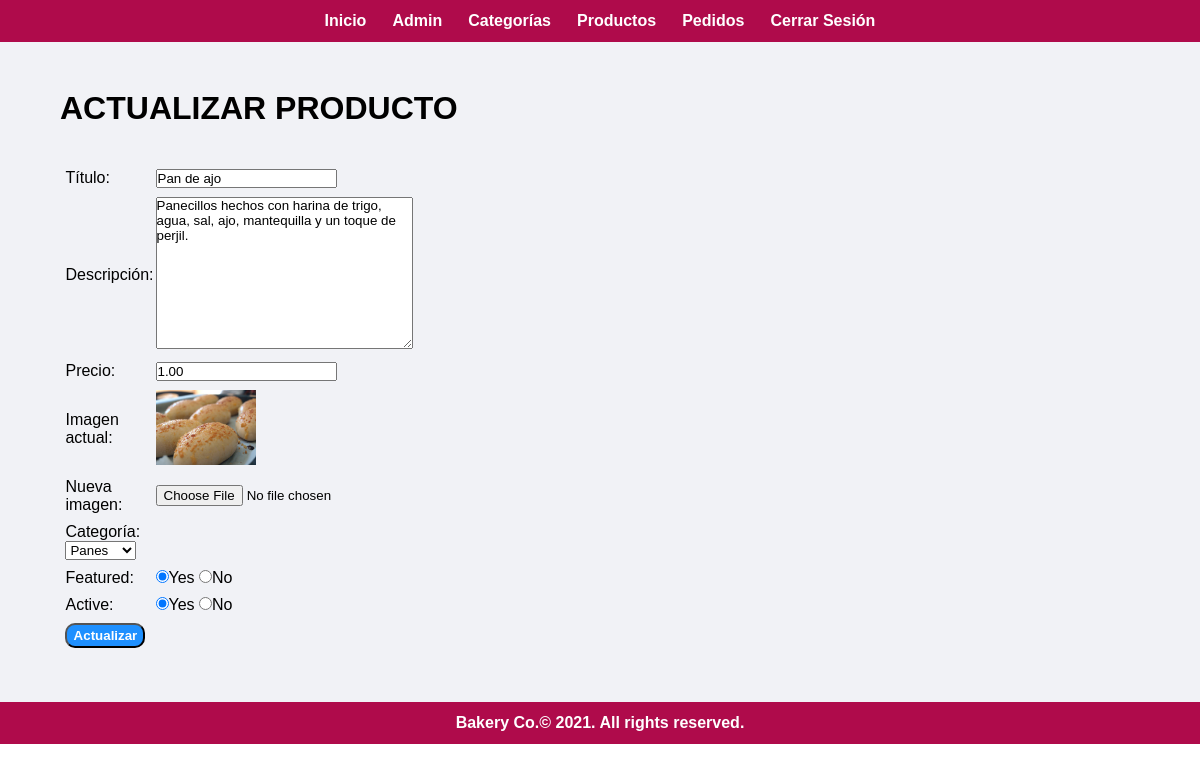
/admin/update-food.php?id=9 (signed in), run on the app's committed database.
### tables this page shows
CREATE TABLE IF NOT EXISTS `tbl_food` (
  `id` int(10) UNSIGNED NOT NULL AUTO_INCREMENT,
  `title` varchar(100) NOT NULL,
  `description` text NOT NULL,
  `price` decimal(10,2) NOT NULL,
  `image_name` varchar(255) NOT NULL,
  `category_id` int(10) UNSIGNED NOT NULL,
  `featured` varchar(10) NOT NULL,
  `active` varchar(10) NOT NULL,
  PRIMARY KEY (`id`)
);

CREATE TABLE IF NOT EXISTS `tbl_category` (
  `id` int(10) UNSIGNED NOT NULL AUTO_INCREMENT,
  `title` varchar(100) NOT NULL,
  `image_name` varchar(255) NOT NULL,
  `featured` varchar(10) NOT NULL,
  `active` varchar(10) NOT NULL,
  PRIMARY KEY (`id`)
);

### admin/update-food.php (the view, shortened to what this page needs)
<?php include ('partials/menu.php');?>
<div class="main-content">
    <div class="wrapper">
        <h1>ACTUALIZAR PRODUCTO</h1>
<?php
    $id=$_GET['id'];
    $sql_get = "SELECT * FROM tbl_food WHERE id=$id";
    $res_get = mysqli_query($con, $sql_get);
    if($res_get == true){
    $count = mysqli_num_rows($res_get);
        if($count==1){
        $row = mysqli_fetch_assoc($res_get);
        $title = $row ['title'];
        $description = $row ['description'];
        $price = $row ['price'];
        $current_image = $row['image_name'];
        $current_category = $row ['category_id'];
        $featured = $row['featured'];
        $active = $row['active'];
        }else{
        header('location'.SITEURL.'admin/manage-food.php');
        }
    }
?>
<form action="" method="POST" enctype="multipart/form-data">
    <table class="tbl-30">
    <tr>
        <td><label>Título:</label></td>
        <td><input type="text" name="title" value="<?php echo $title;?>"></td>
    </tr>
    <tr>
        <td><label>Descripción:</label></td>
        <td><textarea name="description" id="" cols="30" rows="10"><?php echo $description;?></textarea></td>
    </tr>
    <tr>
        <td><label>Precio:</label></td>
        <td><input type="number" name="price" value="<?php echo $price;?>"></td>
    </tr>
    <tr>
        <td><label>Imagen actual: </label></td>
        <td>
<?php
    if($current_image!=""){
 ?>
    <img src="<?php echo SITEURL;?>images-videos/food/<?php echo $current_image;?>" width="100px">
 <?php
    }else{
 echo "<div class='error'>Imagen no disponible.</div> ";
 }
 ?>
        </td>
    </tr>
    <tr>
        <td> <label>Nueva imagen:</label></td>
        <td><input type="file" name="image"></td>
    </tr>
    <tr>
        <td><label>Categoría:</label>
        <select name="new_category" id="new_category">
 <?php
 $sql1 = "SELECT * FROM tbl_category WHERE active='Yes'";
 $res1= mysqli_query($con,$sql1);
 $count = mysqli_num_rows($res1);
 if($count>0){
 while($row=mysqli_fetch_assoc($res1)){
 $category_id = $row['id'];
 $category_title = $row['title'];
 ?>
    <option <?php if($current_category==$category_id){echo "selected";}?> value="<?php echo $category_id;?>"><?php echo $category_title;?></option>
 <?php
 }
 }else{
 ?>
    <option value="0"> Categoría no disponible</option>
 <?php
 }
 ?>
        </select>
        </td>
    </tr>
    <tr>
        <td><label>Featured:</label></td>
        <td>
            <input <?php if($featured=="Yes"){echo "checked";}?> type="radio" name="featured" value="Yes">Yes
            <input <?php if($featured=="No"){echo "checked";}?> type="radio" name="featured" value="No">No
        </td>
    </tr>
    <tr>
        <td><label>Active:</label></td>
        <td>
            <input <?php if($active=="Yes"){echo "checked";}?> type="radio" name="active" value="Yes">Yes
            <input <?php if($active=="No"){echo "checked";}?> type="radio" name="active" value="No">No
        </td>
    </tr>
    <tr>
        <td colspan="4">
            <input type="submit" name="submit" value="Actualizar" class="btn-update">
        </td>
    </tr>
    </table>
 </form>
 </div>
 </div>
<?php include ('partials/footer.php');?>

### css/admin.css (style rules this page uses)
* { margin: 0; padding: 0; font-family: Arial, Helvetica, sans-serif; }
.wrapper { padding: 1%; width: 90%; margin: 0 auto; }
table tr td { padding: 1%; }
.btn-update { width: 80px; background-color: #1e90ff; border-radius:10px; color: white; padding: 1%; font-weight: bolder; text-decoration: none; }
.tbl-30 { width: 30%; }
.main-content { width: 100%; background-color: #f1f2f6; padding: 3% 0; }

### data on the page
tbl_food: title "Pan de ajo", description "Panecillos hechos con harina de trigo, agua, sal, ajo, mantequilla y un toque de perjil.", price "1.00", image_name (picture), new_category "Panes", featured "☑", active "☑"
